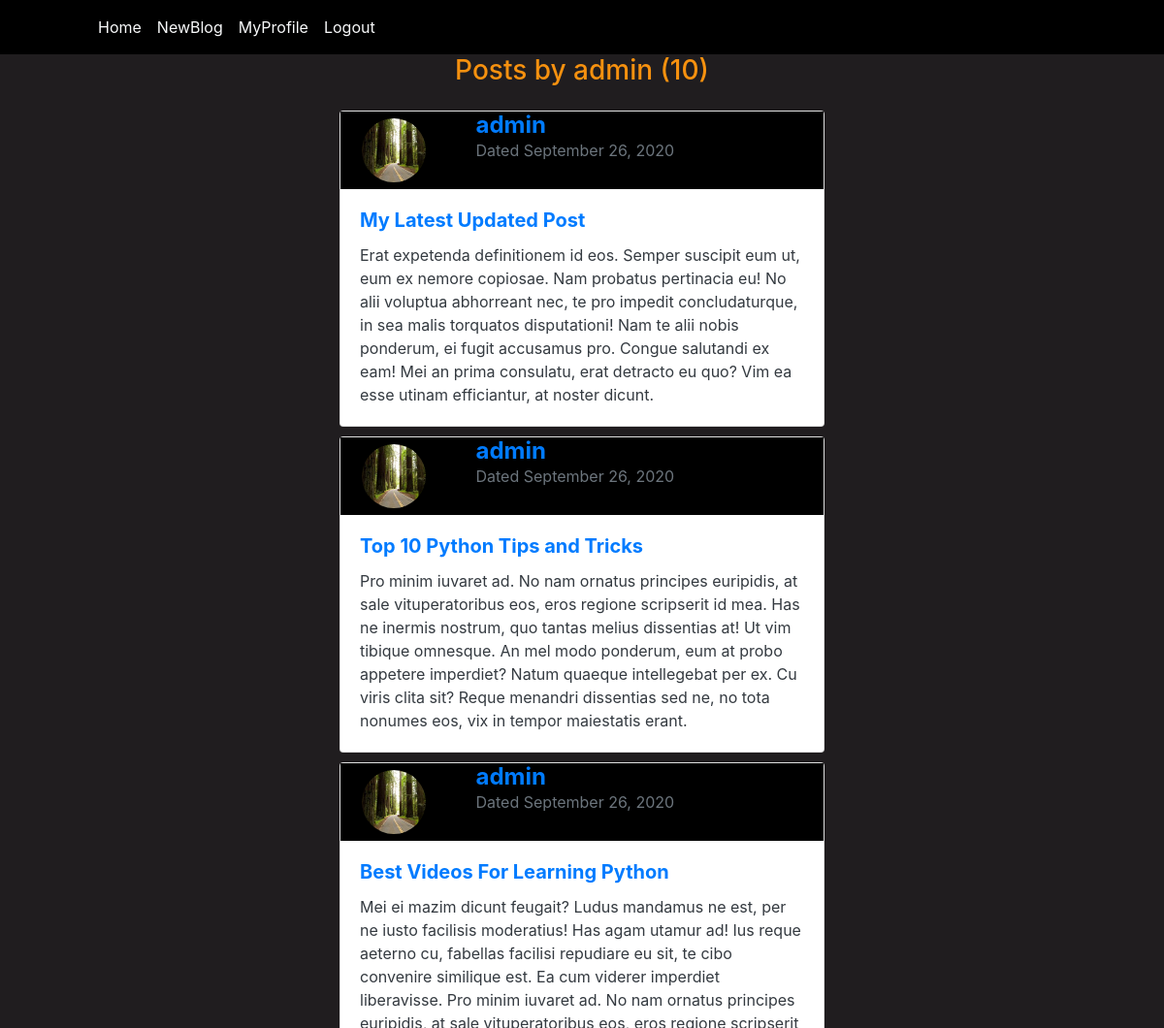
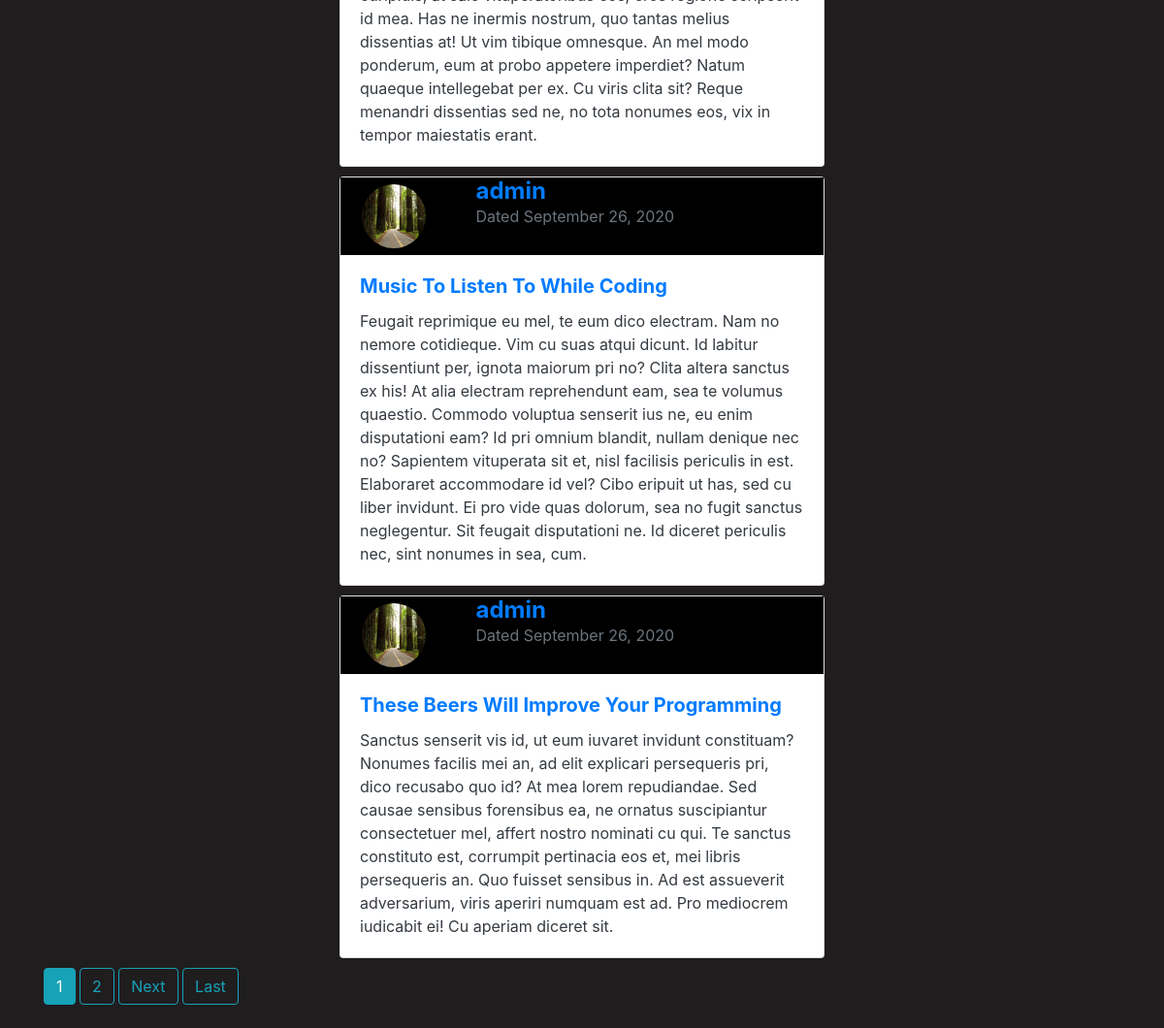
Page /blog/user/admin (signed in) on the committed database (2 pictures, top to bottom).
### blog/models.py (models this page shows, shortened)
class Post(models.Model):
    title = models.CharField(max_length=100)
    content = models.TextField()
    date = models.DateTimeField(auto_now_add=True)
    author = models.ForeignKey(User,on_delete=models.CASCADE)

### users/models.py (models this page shows, shortened)
class Profile(models.Model):
    user = models.OneToOneField(User,on_delete=models.CASCADE)
    image = models.ImageField(default="default.png",upload_to="profile_pics")
    bio = models.TextField()

### blog/views.py (the view)
# urls.py: path('user/<str:username>',UserPostListView.as_view(),name='user_posts'),
class UserPostListView(ListView):
    model = Post
    template_name = 'blog/user_posts.html'
    context_object_name = 'posts'
    paginate_by = 5
    def get_queryset(self):
        user = get_object_or_404(User,username=self.kwargs.get('username'))
        return Post.objects.filter(author=user).order_by('-date')

### blog/templates/blog/user_posts.html (shortened to what this page needs)
{% extends "blog/base.html" %}
{% block body1 %}
    <h3 class="mb-4" style="text-align: center;">Posts by {{view.kwargs.username}} ({{page_obj.paginator.count}})</h3>
    {% for post in posts %}
        <div style="margin:10px;padding:auto;">
            <div class="card mx-auto"  style="width:500px">
                <div class="container">
                    <div class="row">
                    <div class="col-sm-3" style="background-color:black;">
                        <img class="card-img-top rounded-circle"  style="border-radius: 50%; height:80px; width:80px;padding:7px" src="{{post.author.profile.image.url}}" alt="Card image"/>
                    </div>
                    <div class="col-sm-9" style="background-color:black;">
                        <p>
                            <span class="h4 font-weight-bold">
                                <a href="{% url 'user_posts' post.author.username %}">{{post.author}}</a>
                            </span><br>
                            <span class = "text-muted">Dated {{post.date|date:"F d, Y"}}</span>
                        </p>
                    </div>
                    </div>
                </div>
                <div class="card-body text-dark">
                    {% if post.title %}
                        <div class="card-title h5 font-weight-bold">
                            <a href="{% url 'post_detail' post.id %}">{{post.title}}</a></div>
                    {% endif %}
                    <p class="card-text">
                        {{post.content}}
                    </p>
                </div>
            </div>
        </div>
    {% endfor %}
    {% if is_paginated %}
        {% for num in page_obj.paginator.page_range %}
            {% if page_obj.number == num %}
                <a class="btn btn-info mb-4" href="?page={{num}}">{{num}}</a>
            {% elif num > page_obj.number|add:'-3' and  num < page_obj.number|add:'3' %}
                <a class="btn btn-outline-info mb-4" href="?page={{num}}">{{num}}</a>
            {% endif %}
        {% endfor %}
        {% if page_obj.has_next %}
            <a class="btn btn-outline-info mb-4" href="?page={{page_obj.next_page_number}}">Next</a>
            <a class="btn btn-outline-info mb-4" href="?page={{page_obj.paginator.num_pages}}">Last</a>
        {% endif %}
    {% endif %}
{% endblock body1 %}

### blog/static/blog/main.css (style rules this page uses)
body { background-color: rgb(32, 29, 31); color:rgb(246, 145, 15) }

### rows in the picture
Post: author.profile.image (picture), author "admin", date "September 26, 2020", title "My Latest Updated Post", content "Erat expetenda definitionem id eos. Semper suscipit eum ut, eum ex nemore copiosae. Nam probatus pertinacia eu! No alii voluptua abhorreant nec, te pro impedit concludaturque, in sea malis torquatos disputationi! Nam te alii nobis ponderum, ei fugit accusamus pro. Congue salutandi ex eam! Mei an prima consulatu, erat detracto eu quo? Vim ea esse utinam efficiantur, at noster dicunt."
Post: author.profile.image (picture), author "admin", date "September 26, 2020", title "Top 10 Python Tips and Tricks", content "Pro minim iuvaret ad. No nam ornatus principes euripidis, at sale vituperatoribus eos, eros regione scripserit id mea. Has ne inermis nostrum, quo tantas melius dissentias at! Ut vim tibique omnesque. An mel modo ponderum, eum at probo appetere imperdiet? Natum quaeque intellegebat per ex. Cu viris clita sit? Reque menandri dissentias sed ne, no tota nonumes eos, vix in tempor maiestatis erant."
Post: author.profile.image (picture), author "admin", date "September 26, 2020", title "Best Videos For Learning Python", content "Mei ei mazim dicunt feugait? Ludus mandamus ne est, per ne iusto facilisis moderatius! Has agam utamur ad! Ius reque aeterno cu, fabellas facilisi repudiare eu sit, te cibo convenire similique est. Ea cum viderer imperdiet liberavisse. Pro minim iuvaret ad. No nam ornatus principes euripidis, at sale vituperatoribus eos, eros regione scripserit id mea. Has ne inermis nostrum, quo tantas melius dissentias at! Ut vim tibique omnesque. An mel modo ponderum, eum at probo appetere imperdiet? Natum quaeque intellegebat per ex. Cu viris clita sit? Reque menandri dissentias sed ne, no tota nonumes eos, vix in tempor maiestatis erant."
Post: author.profile.image (picture), author "admin", date "September 26, 2020", title "Music To Listen To While Coding", content "Feugait reprimique eu mel, te eum dico electram. Nam no nemore cotidieque. Vim cu suas atqui dicunt. Id labitur dissentiunt per, ignota maiorum pri no? Clita altera sanctus ex his! At alia electram reprehendunt eam, sea te volumus quaestio. Commodo voluptua senserit ius ne, eu enim disputationi eam? Id pri omnium blandit, nullam denique nec no? Sapientem vituperata sit et, nisl facilisis periculis in est. Elaboraret accommodare id vel? Cibo eripuit ut has, sed cu liber invidunt. Ei pro vide quas dolorum, sea no fugit sanctus neglegentur. Sit feugait disputationi ne. Id diceret periculis nec, sint nonumes in sea, cum."
Post: author.profile.image (picture), author "admin", date "September 26, 2020", title "These Beers Will Improve Your Programming", content "Sanctus senserit vis id, ut eum iuvaret invidunt constituam? Nonumes facilis mei an, ad elit explicari persequeris pri, dico recusabo quo id? At mea lorem repudiandae. Sed causae sensibus forensibus ea, ne ornatus suscipiantur consectetuer mel, affert nostro nominati cu qui. Te sanctus constituto est, corrumpit pertinacia eos et, mei libris persequeris an. Quo fuisset sensibus in. Ad est assueverit adversarium, viris aperiri numquam est ad. Pro mediocrem iudicabit ei! Cu aperiam diceret sit."

### other values in the picture
{{ view.kwargs.username }} "admin"
{{ page_obj.paginator.count }} "10"
{{ num }} "1"
{{ num }} "2"
